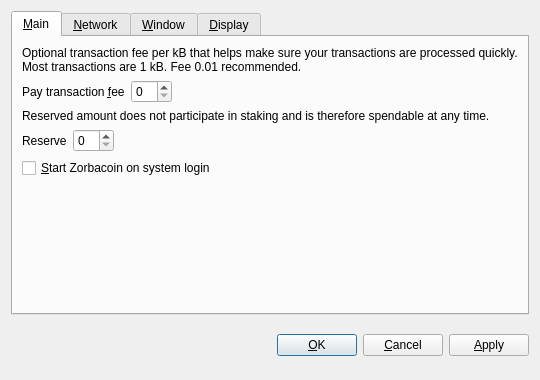
<?xml version="1.0" encoding="UTF-8"?>
<ui version="4.0">
 <class>OptionsDialog</class>
 <widget class="QDialog" name="OptionsDialog">
  <property name="geometry">
   <rect>
    <x>0</x>
    <y>0</y>
    <width>540</width>
    <height>380</height>
   </rect>
  </property>
  <property name="windowTitle">
   <string>Options</string>
  </property>
  <property name="styleSheet">
   <string notr="true">background-image: url(:/images/2s);</string>
  </property>
  <property name="modal">
   <bool>true</bool>
  </property>
  <layout class="QVBoxLayout" name="verticalLayout">
   <item>
    <widget class="QTabWidget" name="tabWidget">
     <property name="tabPosition">
      <enum>QTabWidget::North</enum>
     </property>
     <property name="currentIndex">
      <number>0</number>
     </property>
     <widget class="QWidget" name="tabMain">
      <attribute name="title">
       <string>&amp;Main</string>
      </attribute>
      <layout class="QVBoxLayout" name="verticalLayout_Main">
       <item>
        <widget class="QLabel" name="transactionFeeInfoLabel">
         <property name="text">
          <string>Optional transaction fee per kB that helps make sure your transactions are processed quickly. Most transactions are 1 kB. Fee 0.01 recommended.</string>
         </property>
         <property name="textFormat">
          <enum>Qt::PlainText</enum>
         </property>
         <property name="wordWrap">
          <bool>true</bool>
         </property>
        </widget>
       </item>
       <item>
        <layout class="QHBoxLayout" name="horizontalLayoutFee">
         <item>
          <widget class="QLabel" name="transactionFeeLabel">
           <property name="text">
            <string>Pay transaction &amp;fee</string>
           </property>
           <property name="textFormat">
            <enum>Qt::PlainText</enum>
           </property>
           <property name="buddy">
            <cstring>transactionFee</cstring>
           </property>
          </widget>
         </item>
         <item>
          <widget class="BitcoinAmountField" name="transactionFee"/>
         </item>
         <item>
          <spacer name="horizontalSpacerFee">
           <property name="orientation">
            <enum>Qt::Horizontal</enum>
           </property>
           <property name="sizeHint" stdset="0">
            <size>
             <width>40</width>
             <height>20</height>
            </size>
           </property>
          </spacer>
         </item>
        </layout>
       </item>
       <item>
        <widget class="QLabel" name="reserveBalanceInfoLabel">
         <property name="text">
          <string>Reserved amount does not participate in staking and is therefore spendable at any time.</string>
         </property>
         <property name="textFormat">
          <enum>Qt::PlainText</enum>
         </property>
         <property name="wordWrap">
          <bool>true</bool>
         </property>
        </widget>
       </item>
       <item>
        <layout class="QHBoxLayout" name="horizontalLayoutReserveBalance">
         <item>
          <widget class="QLabel" name="reserveBalanceLabel">
           <property name="text">
            <string>Reserve</string>
           </property>
           <property name="textFormat">
            <enum>Qt::PlainText</enum>
           </property>
           <property name="buddy">
            <cstring>reserveBalance</cstring>
           </property>
          </widget>
         </item>
         <item>
          <widget class="BitcoinAmountField" name="reserveBalance"/>
         </item>
         <item>
          <spacer name="horizontalSpacerReserveBalance">
           <property name="orientation">
            <enum>Qt::Horizontal</enum>
           </property>
           <property name="sizeHint" stdset="0">
            <size>
             <width>40</width>
             <height>20</height>
            </size>
           </property>
          </spacer>
         </item>
        </layout>
       </item>
       <item>
        <widget class="QCheckBox" name="bitcoinAtStartup">
         <property name="toolTip">
          <string>Automatically start Zorbacoin after logging in to the system.</string>
         </property>
         <property name="text">
          <string>&amp;Start Zorbacoin on system login</string>
         </property>
        </widget>
       </item>
       <item>
        <spacer name="verticalSpacer_Main">
         <property name="orientation">
          <enum>Qt::Vertical</enum>
         </property>
         <property name="sizeHint" stdset="0">
          <size>
           <width>20</width>
           <height>40</height>
          </size>
         </property>
        </spacer>
       </item>
      </layout>
     </widget>
     <widget class="QWidget" name="tabNetwork">
      <attribute name="title">
       <string>&amp;Network</string>
      </attribute>
      <layout class="QVBoxLayout" name="verticalLayout_Network">
       <item>
        <widget class="QCheckBox" name="mapPortUpnp">
         <property name="toolTip">
          <string>Automatically open the Zorbacoin client port on the router. This only works when your router supports UPnP and it is enabled.</string>
         </property>
         <property name="text">
          <string>Map port using &amp;UPnP</string>
         </property>
        </widget>
       </item>
       <item>
        <widget class="QCheckBox" name="connectSocks">
         <property name="toolTip">
          <string>Connect to the Zorbacoin network through a SOCKS proxy (e.g. when connecting through Tor).</string>
         </property>
         <property name="text">
          <string>&amp;Connect through SOCKS proxy:</string>
         </property>
        </widget>
       </item>
       <item>
        <layout class="QHBoxLayout" name="horizontalLayout_Network">
         <item>
          <widget class="QLabel" name="proxyIpLabel">
           <property name="text">
            <string>Proxy &amp;IP:</string>
           </property>
           <property name="textFormat">
            <enum>Qt::PlainText</enum>
           </property>
           <property name="buddy">
            <cstring>proxyIp</cstring>
           </property>
          </widget>
         </item>
         <item>
          <widget class="QValidatedLineEdit" name="proxyIp">
           <property name="maximumSize">
            <size>
             <width>140</width>
             <height>16777215</height>
            </size>
           </property>
           <property name="toolTip">
            <string>IP address of the proxy (e.g. 127.0.0.1)</string>
           </property>
          </widget>
         </item>
         <item>
          <widget class="QLabel" name="proxyPortLabel">
           <property name="text">
            <string>&amp;Port:</string>
           </property>
           <property name="textFormat">
            <enum>Qt::PlainText</enum>
           </property>
           <property name="buddy">
            <cstring>proxyPort</cstring>
           </property>
          </widget>
         </item>
         <item>
          <widget class="QLineEdit" name="proxyPort">
           <property name="maximumSize">
            <size>
             <width>55</width>
             <height>16777215</height>
            </size>
           </property>
           <property name="toolTip">
            <string>Port of the proxy (e.g. 9050)</string>
           </property>
          </widget>
         </item>
         <item>
          <widget class="QLabel" name="socksVersionLabel">
           <property name="text">
            <string>SOCKS &amp;Version:</string>
           </property>
           <property name="textFormat">
            <enum>Qt::PlainText</enum>
           </property>
           <property name="buddy">
            <cstring>socksVersion</cstring>
           </property>
          </widget>
         </item>
         <item>
          <widget class="QValueComboBox" name="socksVersion">
           <property name="toolTip">
            <string>SOCKS version of the proxy (e.g. 5)</string>
           </property>
          </widget>
         </item>
         <item>
          <spacer name="horizontalSpacer_Network">
           <property name="orientation">
            <enum>Qt::Horizontal</enum>
           </property>
           <property name="sizeHint" stdset="0">
            <size>
             <width>40</width>
             <height>20</height>
            </size>
           </property>
          </spacer>
         </item>
        </layout>
       </item>
       <item>
        <spacer name="verticalSpacer_Network">
         <property name="orientation">
          <enum>Qt::Vertical</enum>
         </property>
         <property name="sizeHint" stdset="0">
          <size>
           <width>20</width>
           <height>40</height>
          </size>
         </property>
        </spacer>
       </item>
      </layout>
     </widget>
     <widget class="QWidget" name="tabWindow">
      <attribute name="title">
       <string>&amp;Window</string>
      </attribute>
      <layout class="QVBoxLayout" name="verticalLayout_Window">
       <item>
        <widget class="QCheckBox" name="minimizeToTray">
         <property name="toolTip">
          <string>Show only a tray icon after minimizing the window.</string>
         </property>
         <property name="text">
          <string>&amp;Minimize to the tray instead of the taskbar</string>
         </property>
        </widget>
       </item>
       <item>
        <widget class="QCheckBox" name="minimizeOnClose">
         <property name="toolTip">
          <string>Minimize instead of exit the application when the window is closed. When this option is enabled, the application will be closed only after selecting Quit in the menu.</string>
         </property>
         <property name="text">
          <string>M&amp;inimize on close</string>
         </property>
        </widget>
       </item>
       <item>
        <spacer name="verticalSpacer_Window">
         <property name="orientation">
          <enum>Qt::Vertical</enum>
         </property>
         <property name="sizeHint" stdset="0">
          <size>
           <width>20</width>
           <height>40</height>
          </size>
         </property>
        </spacer>
       </item>
      </layout>
     </widget>
     <widget class="QWidget" name="tabDisplay">
      <attribute name="title">
       <string>&amp;Display</string>
      </attribute>
      <layout class="QVBoxLayout" name="verticalLayout_Display">
       <item>
        <layout class="QHBoxLayout" name="horizontalLayout_1_Display">
         <item>
          <widget class="QLabel" name="langLabel">
           <property name="text">
            <string>User Interface &amp;language:</string>
           </property>
           <property name="textFormat">
            <enum>Qt::PlainText</enum>
           </property>
           <property name="buddy">
            <cstring>lang</cstring>
           </property>
          </widget>
         </item>
         <item>
          <widget class="QValueComboBox" name="lang">
           <property name="toolTip">
            <string>The user interface language can be set here. This setting will take effect after restarting Zorbacoin.</string>
           </property>
          </widget>
         </item>
        </layout>
       </item>
       <item>
        <layout class="QHBoxLayout" name="horizontalLayout_2_Display">
         <item>
          <widget class="QLabel" name="unitLabel">
           <property name="text">
            <string>&amp;Unit to show amounts in:</string>
           </property>
           <property name="textFormat">
            <enum>Qt::PlainText</enum>
           </property>
           <property name="buddy">
            <cstring>unit</cstring>
           </property>
          </widget>
         </item>
         <item>
          <widget class="QValueComboBox" name="unit">
           <property name="toolTip">
            <string>Choose the default subdivision unit to show in the interface and when sending coins.</string>
           </property>
          </widget>
         </item>
        </layout>
       </item>
       <item>
        <widget class="QCheckBox" name="displayAddresses">
         <property name="toolTip">
          <string>Whether to show Zorbacoin addresses in the transaction list or not.</string>
         </property>
         <property name="text">
          <string>&amp;Display addresses in transaction list</string>
         </property>
        </widget>
       </item>
       <item>
        <widget class="QCheckBox" name="coinControlFeatures">
         <property name="toolTip">
          <string>Whether to show coin control features or not.</string>
         </property>
         <property name="text">
          <string>Display coin &amp;control features (experts only!)</string>
         </property>
        </widget>
       </item>
       <item>
        <spacer name="verticalSpacer_Display">
         <property name="orientation">
          <enum>Qt::Vertical</enum>
         </property>
         <property name="sizeHint" stdset="0">
          <size>
           <width>20</width>
           <height>40</height>
          </size>
         </property>
        </spacer>
       </item>
      </layout>
     </widget>
    </widget>
   </item>
   <item>
    <layout class="QHBoxLayout" name="horizontalLayout_Buttons">
     <item>
      <spacer name="horizontalSpacer_1">
       <property name="orientation">
        <enum>Qt::Horizontal</enum>
       </property>
       <property name="sizeHint" stdset="0">
        <size>
         <width>40</width>
         <height>48</height>
        </size>
       </property>
      </spacer>
     </item>
     <item>
      <widget class="QLabel" name="statusLabel">
       <property name="font">
        <font>
         <weight>75</weight>
         <bold>true</bold>
        </font>
       </property>
       <property name="text">
        <string/>
       </property>
       <property name="textFormat">
        <enum>Qt::PlainText</enum>
       </property>
       <property name="wordWrap">
        <bool>true</bool>
       </property>
      </widget>
     </item>
     <item>
      <spacer name="horizontalSpacer_2">
       <property name="orientation">
        <enum>Qt::Horizontal</enum>
       </property>
       <property name="sizeHint" stdset="0">
        <size>
         <width>40</width>
         <height>48</height>
        </size>
       </property>
      </spacer>
     </item>
     <item>
      <widget class="QPushButton" name="okButton">
       <property name="text">
        <string>&amp;OK</string>
       </property>
      </widget>
     </item>
     <item>
      <widget class="QPushButton" name="cancelButton">
       <property name="text">
        <string>&amp;Cancel</string>
       </property>
       <property name="autoDefault">
        <bool>false</bool>
       </property>
      </widget>
     </item>
     <item>
      <widget class="QPushButton" name="applyButton">
       <property name="text">
        <string>&amp;Apply</string>
       </property>
       <property name="autoDefault">
        <bool>false</bool>
       </property>
      </widget>
     </item>
    </layout>
   </item>
  </layout>
 </widget>
 <customwidgets>
  <customwidget>
   <class>BitcoinAmountField</class>
   <extends>QSpinBox</extends>
   <header>bitcoinamountfield.h</header>
   <container>1</container>
  </customwidget>
  <customwidget>
   <class>QValueComboBox</class>
   <extends>QComboBox</extends>
   <header>qvaluecombobox.h</header>
  </customwidget>
  <customwidget>
   <class>QValidatedLineEdit</class>
   <extends>QLineEdit</extends>
   <header>qvalidatedlineedit.h</header>
  </customwidget>
 </customwidgets>
 <resources/>
 <connections/>
</ui>
